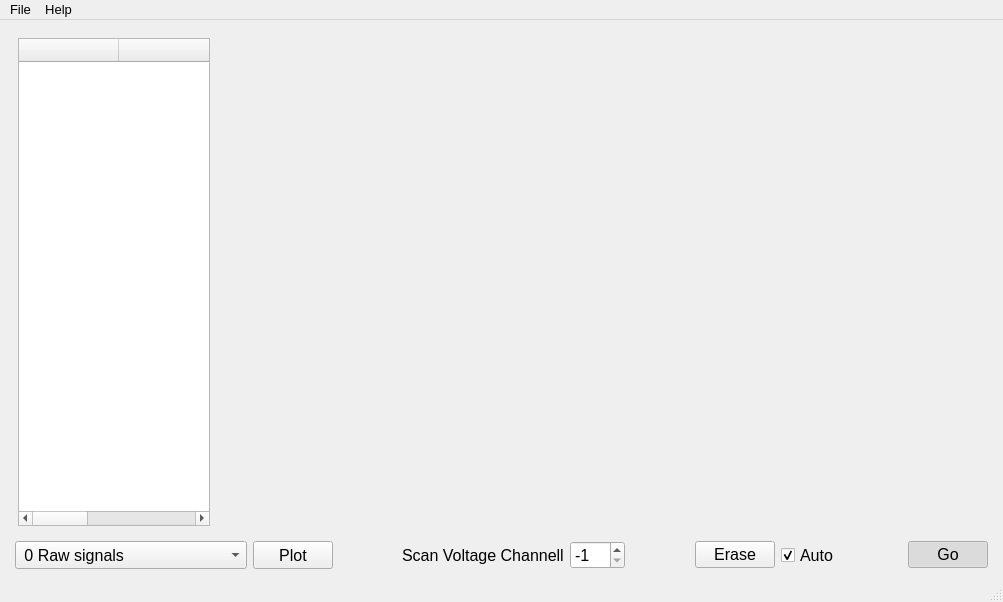
<?xml version="1.0" encoding="UTF-8"?>
<ui version="4.0">
 <class>MainWindow</class>
 <widget class="QMainWindow" name="MainWindow">
  <property name="geometry">
   <rect>
    <x>0</x>
    <y>0</y>
    <width>1003</width>
    <height>602</height>
   </rect>
  </property>
  <property name="font">
   <font>
    <pointsize>12</pointsize>
   </font>
  </property>
  <property name="windowTitle">
   <string>Emittance Plot Processing</string>
  </property>
  <widget class="QWidget" name="centralwidget">
   <layout class="QVBoxLayout" name="verticalLayout">
    <item>
     <widget class="QWidget" name="widget" native="true">
      <layout class="QHBoxLayout" name="horizontalLayout">
       <item>
        <widget class="QTableWidget" name="tableWidget">
         <property name="sizePolicy">
          <sizepolicy hsizetype="Expanding" vsizetype="Expanding">
           <horstretch>1</horstretch>
           <verstretch>0</verstretch>
          </sizepolicy>
         </property>
         <attribute name="verticalHeaderVisible">
          <bool>false</bool>
         </attribute>
         <column>
          <property name="text">
           <string notr="true"/>
          </property>
          <property name="toolTip">
           <string notr="true"/>
          </property>
          <property name="whatsThis">
           <string notr="true"/>
          </property>
          <property name="font">
           <font>
            <weight>75</weight>
            <bold>true</bold>
           </font>
          </property>
         </column>
         <column>
          <property name="text">
           <string/>
          </property>
         </column>
         <column>
          <property name="text">
           <string>Name</string>
          </property>
         </column>
        </widget>
       </item>
       <item>
        <widget class="MplWidget" name="mplWidget" native="true">
         <property name="sizePolicy">
          <sizepolicy hsizetype="Expanding" vsizetype="Expanding">
           <horstretch>4</horstretch>
           <verstretch>0</verstretch>
          </sizepolicy>
         </property>
        </widget>
       </item>
      </layout>
     </widget>
    </item>
    <item>
     <layout class="QHBoxLayout" name="horizontalLayout_3">
      <property name="leftMargin">
       <number>6</number>
      </property>
      <property name="rightMargin">
       <number>6</number>
      </property>
      <item>
       <widget class="QComboBox" name="comboBox">
        <property name="sizePolicy">
         <sizepolicy hsizetype="Preferred" vsizetype="Preferred">
          <horstretch>0</horstretch>
          <verstretch>0</verstretch>
         </sizepolicy>
        </property>
        <property name="baseSize">
         <size>
          <width>0</width>
          <height>0</height>
         </size>
        </property>
        <property name="font">
         <font>
          <pointsize>12</pointsize>
         </font>
        </property>
        <item>
         <property name="text">
          <string> 0 Raw signals</string>
         </property>
        </item>
        <item>
         <property name="text">
          <string> 1 Processed signals</string>
         </property>
        </item>
        <item>
         <property name="text">
          <string> 2 Elementary jet</string>
         </property>
        </item>
        <item>
         <property name="text">
          <string> 3 Integral profile</string>
         </property>
        </item>
        <item>
         <property name="text">
          <string> 4 Maximum profile</string>
         </property>
        </item>
        <item>
         <property name="text">
          <string> 5 Contour plot</string>
         </property>
        </item>
        <item>
         <property name="text">
          <string> 6 Color contour plot</string>
         </property>
        </item>
        <item>
         <property name="text">
          <string> 7 Contour levels</string>
         </property>
        </item>
        <item>
         <property name="text">
          <string> 8 Cross section contours</string>
         </property>
        </item>
        <item>
         <property name="text">
          <string>-------------------</string>
         </property>
        </item>
        <item>
         <property name="text">
          <string>10 Z0 Initial data</string>
         </property>
        </item>
        <item>
         <property name="text">
          <string>11 Z1 Average shifted</string>
         </property>
        </item>
        <item>
         <property name="text">
          <string>12 Z2 Resampled NxN</string>
         </property>
        </item>
        <item>
         <property name="text">
          <string>13 Z3 NxN average shifted</string>
         </property>
        </item>
        <item>
         <property name="text">
          <string>14 -- (Zero line debug)</string>
         </property>
        </item>
        <item>
         <property name="text">
          <string>15 Scale and range</string>
         </property>
        </item>
        <item>
         <property name="text">
          <string>16 Z6 [N,N] divergence back</string>
         </property>
        </item>
        <item>
         <property name="text">
          <string>17 Shifted jets</string>
         </property>
        </item>
        <item>
         <property name="text">
          <string>18 Z5 [N,N] no divergence</string>
         </property>
        </item>
        <item>
         <property name="text">
          <string>19 Z1[N,nx-1] initial data</string>
         </property>
        </item>
        <item>
         <property name="text">
          <string>20 griddata(Z1)</string>
         </property>
        </item>
        <item>
         <property name="text">
          <string>21 removed X't</string>
         </property>
        </item>
       </widget>
      </item>
      <item>
       <widget class="QPushButton" name="pushButton_6">
        <property name="sizePolicy">
         <sizepolicy hsizetype="Minimum" vsizetype="Preferred">
          <horstretch>0</horstretch>
          <verstretch>0</verstretch>
         </sizepolicy>
        </property>
        <property name="font">
         <font>
          <pointsize>12</pointsize>
         </font>
        </property>
        <property name="text">
         <string>Plot</string>
        </property>
       </widget>
      </item>
      <item>
       <spacer name="horizontalSpacer_5">
        <property name="orientation">
         <enum>Qt::Horizontal</enum>
        </property>
        <property name="sizeHint" stdset="0">
         <size>
          <width>40</width>
          <height>20</height>
         </size>
        </property>
       </spacer>
      </item>
      <item>
       <widget class="QLabel" name="label_3">
        <property name="font">
         <font>
          <pointsize>12</pointsize>
         </font>
        </property>
        <property name="frameShape">
         <enum>QFrame::NoFrame</enum>
        </property>
        <property name="text">
         <string>Scan Voltage Channell</string>
        </property>
       </widget>
      </item>
      <item>
       <widget class="QSpinBox" name="spinBox_2">
        <property name="sizePolicy">
         <sizepolicy hsizetype="Preferred" vsizetype="Preferred">
          <horstretch>0</horstretch>
          <verstretch>0</verstretch>
         </sizepolicy>
        </property>
        <property name="font">
         <font>
          <pointsize>12</pointsize>
         </font>
        </property>
        <property name="minimum">
         <number>-1</number>
        </property>
        <property name="maximum">
         <number>999</number>
        </property>
        <property name="value">
         <number>-1</number>
        </property>
       </widget>
      </item>
      <item>
       <spacer name="horizontalSpacer">
        <property name="orientation">
         <enum>Qt::Horizontal</enum>
        </property>
        <property name="sizeHint" stdset="0">
         <size>
          <width>40</width>
          <height>20</height>
         </size>
        </property>
       </spacer>
      </item>
      <item>
       <widget class="QPushButton" name="pushButton_7">
        <property name="text">
         <string>Erase</string>
        </property>
       </widget>
      </item>
      <item>
       <widget class="QCheckBox" name="checkBox">
        <property name="sizePolicy">
         <sizepolicy hsizetype="Minimum" vsizetype="Preferred">
          <horstretch>0</horstretch>
          <verstretch>0</verstretch>
         </sizepolicy>
        </property>
        <property name="font">
         <font>
          <pointsize>12</pointsize>
         </font>
        </property>
        <property name="text">
         <string>Auto</string>
        </property>
        <property name="checked">
         <bool>true</bool>
        </property>
       </widget>
      </item>
      <item>
       <spacer name="horizontalSpacer_2">
        <property name="orientation">
         <enum>Qt::Horizontal</enum>
        </property>
        <property name="sizeHint" stdset="0">
         <size>
          <width>40</width>
          <height>20</height>
         </size>
        </property>
       </spacer>
      </item>
      <item>
       <widget class="QPushButton" name="pushButton">
        <property name="text">
         <string>Go</string>
        </property>
        <property name="checkable">
         <bool>true</bool>
        </property>
        <property name="checked">
         <bool>true</bool>
        </property>
       </widget>
      </item>
     </layout>
    </item>
   </layout>
  </widget>
  <widget class="QMenuBar" name="menubar">
   <property name="geometry">
    <rect>
     <x>0</x>
     <y>0</y>
     <width>1003</width>
     <height>34</height>
    </rect>
   </property>
   <property name="font">
    <font>
     <pointsize>10</pointsize>
    </font>
   </property>
   <widget class="QMenu" name="menuFile">
    <property name="sizePolicy">
     <sizepolicy hsizetype="Preferred" vsizetype="Preferred">
      <horstretch>0</horstretch>
      <verstretch>0</verstretch>
     </sizepolicy>
    </property>
    <property name="font">
     <font>
      <pointsize>10</pointsize>
     </font>
    </property>
    <property name="title">
     <string>File</string>
    </property>
    <addaction name="actionQuit"/>
   </widget>
   <widget class="QMenu" name="menuHelp">
    <property name="title">
     <string>Help</string>
    </property>
    <addaction name="actionAbout"/>
   </widget>
   <addaction name="menuFile"/>
   <addaction name="menuHelp"/>
  </widget>
  <widget class="QStatusBar" name="statusbar"/>
  <action name="actionOpen">
   <property name="text">
    <string>Open</string>
   </property>
   <property name="font">
    <font>
     <family>Tahoma</family>
     <pointsize>10</pointsize>
    </font>
   </property>
  </action>
  <action name="actionQuit">
   <property name="text">
    <string>Quit</string>
   </property>
  </action>
  <action name="actionPlot">
   <property name="checkable">
    <bool>true</bool>
   </property>
   <property name="checked">
    <bool>true</bool>
   </property>
   <property name="text">
    <string>Plot</string>
   </property>
  </action>
  <action name="actionLog">
   <property name="checkable">
    <bool>true</bool>
   </property>
   <property name="text">
    <string>Log</string>
   </property>
  </action>
  <action name="actionParameters">
   <property name="checkable">
    <bool>true</bool>
   </property>
   <property name="text">
    <string>Parameters</string>
   </property>
  </action>
  <action name="actionAbout">
   <property name="text">
    <string>About</string>
   </property>
  </action>
 </widget>
 <customwidgets>
  <customwidget>
   <class>MplWidget</class>
   <extends>QWidget</extends>
   <header>mplwidget</header>
   <container>1</container>
  </customwidget>
 </customwidgets>
 <resources/>
 <connections/>
</ui>
